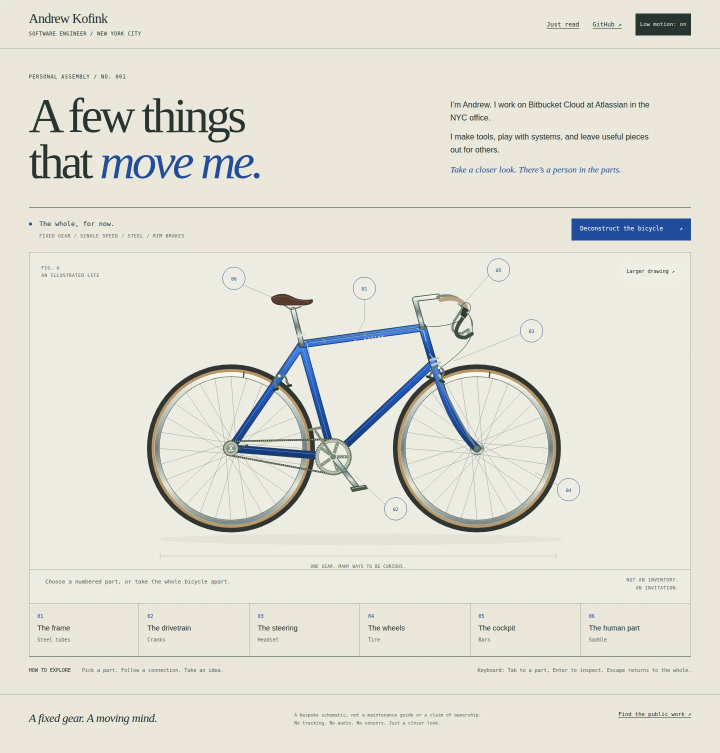
#> input picture bicycle/evidence/desktop-assembled.webp, 1440 x 1506 px, given in place of switchyard-desktop-interacted.png, which was not available (shown at 1/2 size)
$ python make-previews.py ../bicycle/evidence
#> lines starting #> are read from the running program, lines starting #| are printed output that depends on the picture
# /// script
# dependencies = ["pillow"]
# ///
"""Convert actual browser-suite captures to local gallery thumbnails.

uv run make-previews.py /your/ignored/evidence
Screenshots must contain only the exhibition, never a desktop or private records.
"""
from pathlib import Path
import sys
from PIL import Image, ImageOps

source = Path(sys.argv[1])
target = Path(__file__).parent / "previews"
target.mkdir(exist_ok=True)
ids = ["switchyard", "machine", "score", "contours", "press", "garden", "xray", "hearing", "windows", "zine"]
for name in ids:
    state = "initial-stage" if name == "hearing" else "interacted"
    capture = source / f"{name}-desktop-{state}.png"
    image = Image.open(capture).convert("RGB")
#> image is the input picture: PIL image 1440x1506 RGB; mean R, G, B 225.4, 224.5, 214.5
    thumbnail = ImageOps.pad(image, (700, 440), color=image.getpixel((1, 1)), method=Image.Resampling.LANCZOS)
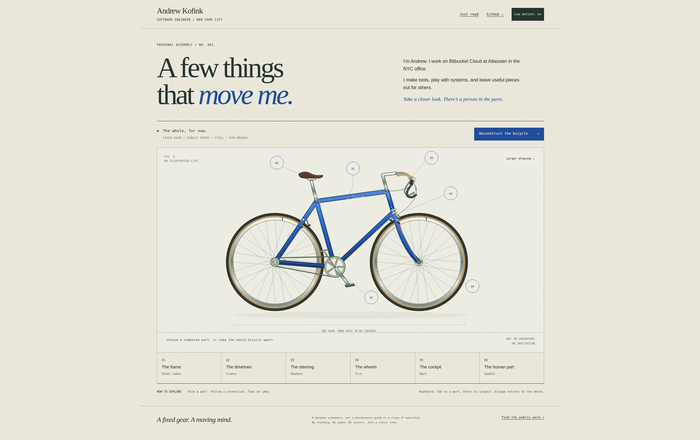
#> thumbnail: PIL image 700x440 RGB; mean R, G, B 228.8, 227.1, 216.7
    thumbnail.save(target / f"{name}.webp", quality=85)
#> pass 2 of the loop `for name in ids:`:
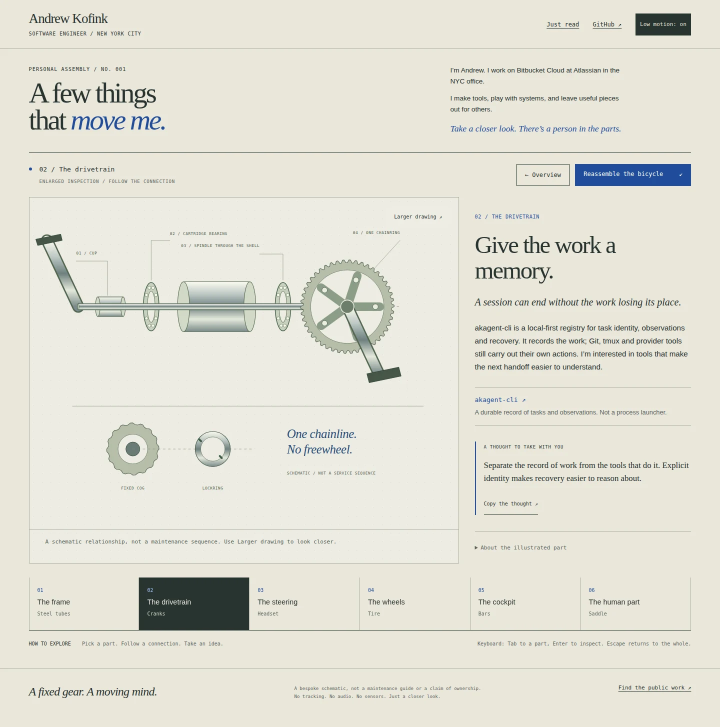
#> input picture bicycle/evidence/desktop-drive.webp, 1440 x 1454 px, given in place of machine-desktop-interacted.png, which was not available (shown at 1/2 size)
#> image is the input picture: PIL image 1440x1454 RGB; mean R, G, B 225.7, 224.5, 213.4
#> `thumbnail = ImageOps.pad(image, (700, 440), color=image.getpixel((1, 1..`:
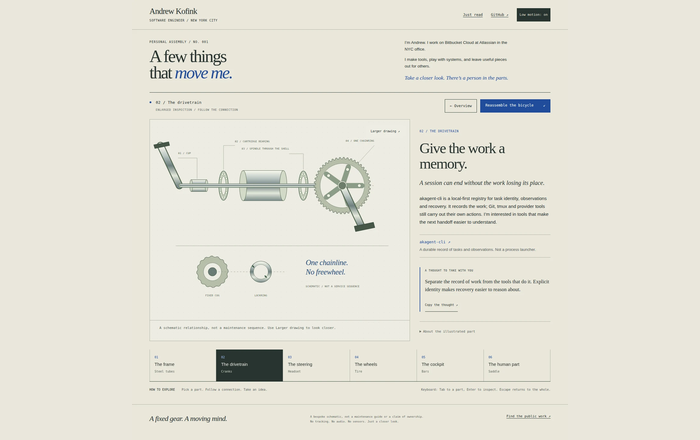
#> thumbnail: PIL image 700x440 RGB; mean R, G, B 228.8, 226.9, 215.9
#> (the run stopped early here; a loop or call above may not have finished)
